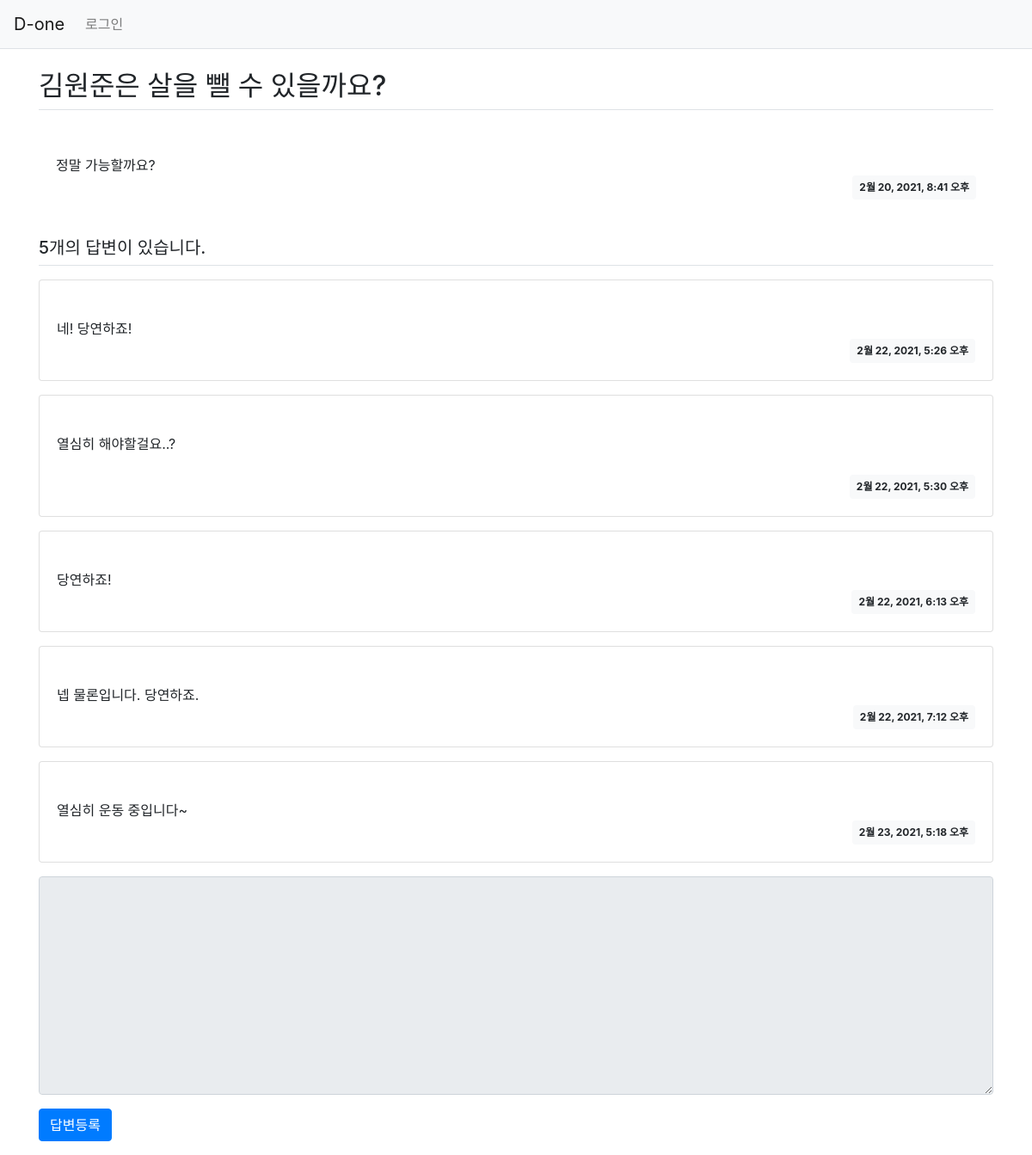
The app's page /pybo/4/ with its own data.
### pybo/models.py (models this page shows, shortened)
class Question(models.Model):
    author = models.ForeignKey(User, on_delete=models.CASCADE)
    subject = models.CharField(max_length=200)
    content = models.TextField()
    create_date = models.DateTimeField()

class Answer(models.Model):
    author = models.ForeignKey(User, on_delete=models.CASCADE)
    question = models.ForeignKey(Question, on_delete=models.CASCADE)
    content = models.TextField()
    create_date = models.DateTimeField()

### pybo/views.py (the view)
# urls.py: path('<int:question_id>/', views.detail, name='detail'),
def detail(request, question_id):
    question = get_object_or_404(Question, pk=question_id)
    context = {'question':question}
    return render(request, 'pybo/question_detail.html', context)

### templates/pybo/question_detail.html (shortened to what this page needs)
{% extends 'base.html' %}
{% block content %}
<div class='container my-3'>
    <h2 class='border-bottom py-2'>{{ question.subject}}</h2>
    <div cloass='card my-3'>
        <div class='card-body'>
            <div class='card-text' style='white-space: pre-line;'>
                {{ question.content }}
            </div>
            <div class='d-flex justify-content-end'>
                <div class='badge badge-light p-2'>
                    {{ question.create_date }}
                </div>
            </div>
        </div>
    </div>
    <h5 class='border-bottom my-3 py-2'>
        {{question.answer_set.count}}개의 답변이 있습니다.
    </h5>
    {% for answer in question.answer_set.all %}
    <div class='card my-3'>
        <div class='card-body'>
            <div class='card-text' style='white-space: pre-line;'>
                {{ answer.content }}
            </div>
            <div class='d-flex justify-content-end'>
                <div class='badge badge-light p-2'>
                    {{ answer.create_date }}
                </div>
            </div>
        </div>
    </div>
    {% endfor %}
    <form action="{% url 'pybo:answer_create' question.id %}" method="post" class="my-3">
        <div class="form-group">
            <textarea name="content" id="content" {%if not user.is_authenticated %}disabled{% endif %} class="form-control" rows="10"></textarea>
        </div>
        <input type="submit" value="답변등록" class="btn btn-primary">
    </form>
</div>
{% endblock %}

### records on screen
Question: subject "김원준은 살을 뺄 수 있을까요?", content "정말 가능할까요?", create_date "2월 20, 2021, 8:41 오후", answer_set.count "5"
Answer: content "네! 당연하죠!", create_date "2월 22, 2021, 5:26 오후"
Answer: content "열심히 해야할걸요..?", create_date "2월 22, 2021, 5:30 오후"
Answer: content "당연하죠!", create_date "2월 22, 2021, 6:13 오후"
Answer: content "넵 물론입니다. 당연하죠.", create_date "2월 22, 2021, 7:12 오후"
Answer: content "열심히 운동 중입니다~", create_date "2월 23, 2021, 5:18 오후"
